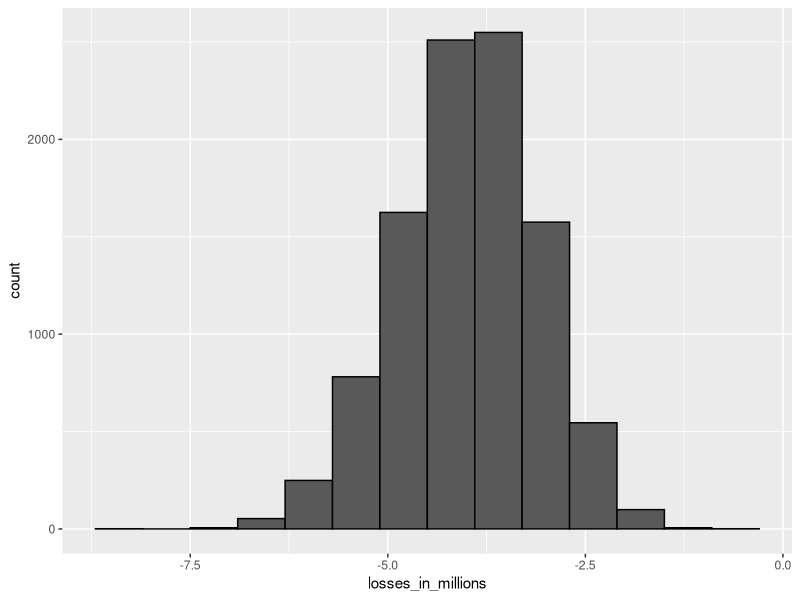
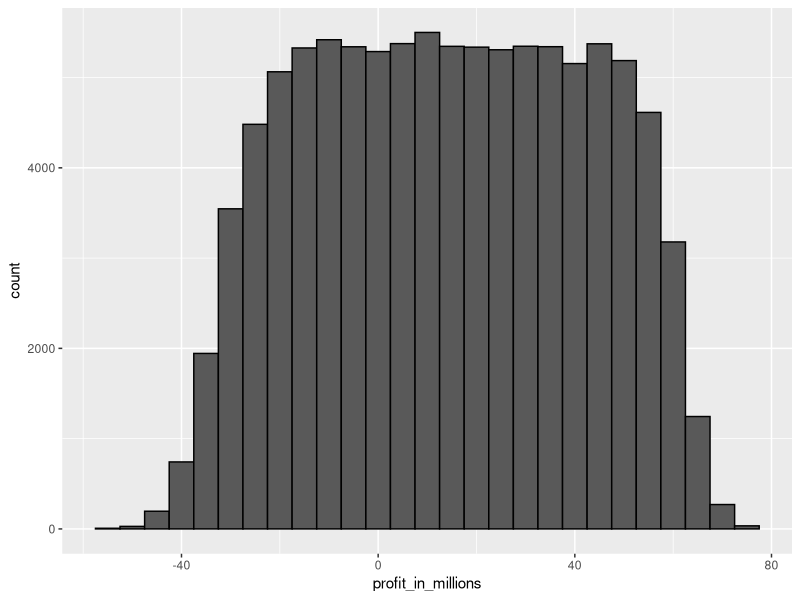

These figures' R source, in order:
## ---- chunk 1
n <- 1000
loss_per_foreclosure <- -200000
p <- 0.02
defaults <- sample( c(0,1), n, prob=c(1-p, p), replace = TRUE)
sum(defaults * loss_per_foreclosure)
## ---- chunk 2
B <- 10000
losses <- replicate(B, {
  defaults <- sample( c(0,1), n, prob=c(1-p, p), replace = TRUE)
  sum(defaults * loss_per_foreclosure)
})
## ---- chunk 3
library(tidyverse)
data.frame(losses_in_millions = losses/10^6) %>% ggplot(aes(losses_in_millions)) + geom_histogram(binwidth = 0.6, col="black")
## ---- chunk 4
n*(p*loss_per_foreclosure + (1-p)*0)
sqrt(n)*abs(loss_per_foreclosure)*sqrt(p*(1-p))
## ---- chunk 5
- loss_per_foreclosure*p/(1-p)
## ---- chunk 6
qnorm(0.01)
## ---- chunk 7
l <- loss_per_foreclosure
z <- qnorm(0.01)
x <- -l*( n*p - z*sqrt(n*p*(1-p)))/ ( n*(1-p) + z*sqrt(n*p*(1-p)))
x
## ---- chunk 8
loss_per_foreclosure*p + x*(1-p)
## ---- chunk 9
n*(loss_per_foreclosure*p + x*(1-p))
## ---- chunk 10
B <- 100000
profit <- replicate(B, {
  draws <- sample( c(x, loss_per_foreclosure), n,
                   prob=c(1-p, p), replace = TRUE)
  sum(draws)
})
mean(profit)
mean(profit<0)
## ---- chunk 11
p <- 0.04
r <- (- loss_per_foreclosure*p/(1-p))/ 180000
r
## ---- chunk 12
r <- 0.05
x <- r*180000
loss_per_foreclosure*p + x * (1-p)
## ---- chunk 13
z <- qnorm(0.01)
n <- ceiling((z^2*(x-l)^2*p*(1-p))/(l*p + x*(1-p))^2)
n
## ---- chunk 14
n*(loss_per_foreclosure*p + x * (1-p))
## ---- chunk 15
p <- 0.04
x <- 0.05*180000
profit <- replicate(B, {
  draws <- sample( c(x, loss_per_foreclosure), n,
                   prob=c(1-p, p), replace = TRUE)
  sum(draws)
})
mean(profit)
## ---- chunk 16
p <- 0.04
x <- 0.05*180000
profit <- replicate(B, {
  new_p <- 0.04 + sample(seq(-0.01, 0.01, length = 100), 1)
  draws <- sample( c(x, loss_per_foreclosure), n,
                   prob=c(1-new_p, new_p), replace = TRUE)
  sum(draws)
})
## ---- chunk 17
mean(profit)
## ---- chunk 18
mean(profit<0)
## ---- chunk 19
mean(profit < -10000000)
## ---- chunk 20
data.frame(profit_in_millions=profit/10^6) %>%
  ggplot(aes(profit_in_millions)) +
  geom_histogram(color="black", binwidth = 5)
